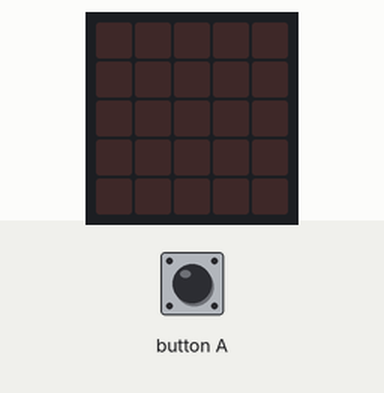
Recording of a program running on a simulated BBC micro:bit (MakeCode). Shown: the board's 5×5 LED display. The test bench sets the inputs (shaded band). Random numbers come from a fixed seed.

Above: at 1.2 s.
1.3 s: button A pressed for 0.15 s
At 1.8 s:
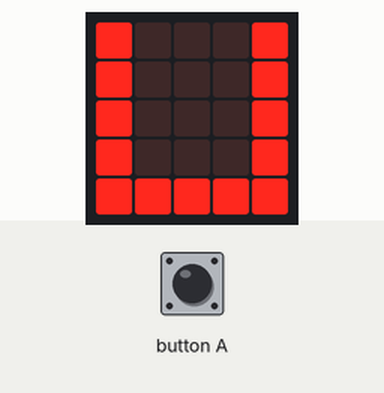
2.9 s: button A pressed for 1 s
At 5.1 s:
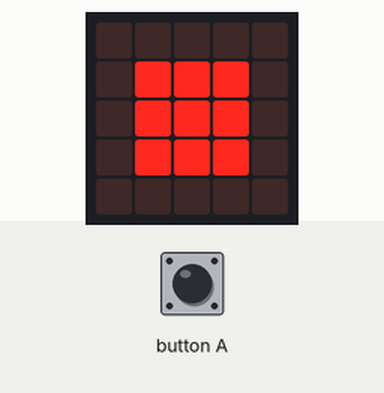
5.4 s: button A pressed for 1 s
At 7.1 s:
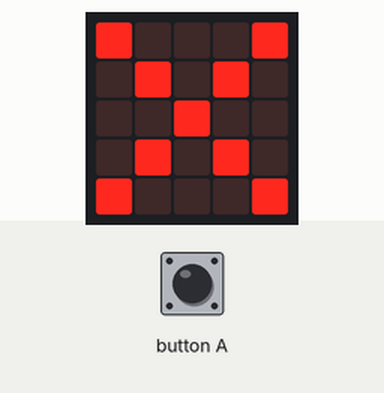
7.9 s: button A pressed for 3.2 s
At 8.8 s:
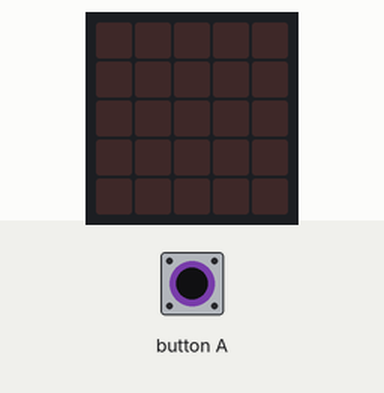
12.6 s: button A pressed 5 times (0.12 s each, 0.3 s apart)
At 14.4 s:
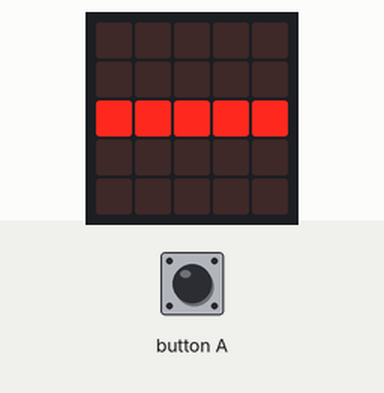
Timing chart, 0 to 15.9 s (numbered marks = the images above; inputs shaded):
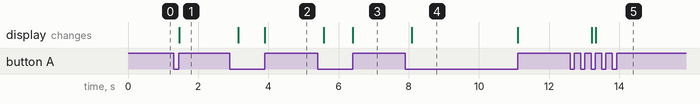

The program:

Schere-Stein-Papier_Erweiterung.py
```python
Zufall = 0

def on_forever():
    global Zufall
    if input.button_is_pressed(Button.A):
        basic.clear_screen()
        Zufall = randint(1, 4)
    elif False:
        pass
    else:
        if Zufall == 1:
            basic.show_leds("""
                # . . . #
                . # . # .
                . . # . .
                . # . # .
                # . . . #
                """)
        elif Zufall == 2:
            basic.show_leds("""
                . . . . .
                . # # # .
                . # # # .
                . # # # .
                . . . . .
                """)
        elif Zufall == 3:
            basic.show_leds("""
                . . . . .
                . . . . .
                # # # # #
                . . . . .
                . . . . .
                """)
        elif Zufall == 4:
            basic.show_leds("""
                # . . . #
                # . . . #
                # . . . #
                # . . . #
                # # # # #
                """)
basic.forever(on_forever)
```

Measured:
- after the input at 1.3 s, the display: changes after 0.16 s (image 1)
- after the input at 2.9 s, the display: first changes after 0.24 s (image 2 shows a later state)
- after the input at 5.4 s, the display: first changes after 0.18 s (image 3 shows a later state)
- after the input at 7.9 s, the display: changes after 0.18 s (image 4)
- after the input at 12.6 s, the display: first changes after 0.61 s (image 5 shows a later state)
